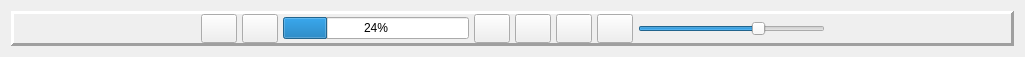
<?xml version="1.0" encoding="UTF-8"?>
<ui version="4.0">
 <class>Form</class>
 <widget class="QWidget" name="Form">
  <property name="geometry">
   <rect>
    <x>0</x>
    <y>0</y>
    <width>1025</width>
    <height>57</height>
   </rect>
  </property>
  <property name="sizePolicy">
   <sizepolicy hsizetype="Preferred" vsizetype="Minimum">
    <horstretch>0</horstretch>
    <verstretch>0</verstretch>
   </sizepolicy>
  </property>
  <property name="maximumSize">
   <size>
    <width>16777215</width>
    <height>57</height>
   </size>
  </property>
  <property name="windowTitle">
   <string>Form</string>
  </property>
  <layout class="QHBoxLayout" name="horizontalLayout">
   <item>
    <widget class="QFrame" name="TopControlFrame">
     <property name="frameShape">
      <enum>QFrame::Panel</enum>
     </property>
     <property name="frameShadow">
      <enum>QFrame::Raised</enum>
     </property>
     <property name="lineWidth">
      <number>3</number>
     </property>
     <layout class="QHBoxLayout" name="horizontalLayout_3" stretch="0,0,0,0,0,0,0,0,0,0">
      <property name="spacing">
       <number>5</number>
      </property>
      <property name="leftMargin">
       <number>0</number>
      </property>
      <property name="topMargin">
       <number>0</number>
      </property>
      <property name="rightMargin">
       <number>0</number>
      </property>
      <property name="bottomMargin">
       <number>0</number>
      </property>
      <item>
       <spacer name="LeftSpacer">
        <property name="orientation">
         <enum>Qt::Horizontal</enum>
        </property>
        <property name="sizeHint" stdset="0">
         <size>
          <width>40</width>
          <height>20</height>
         </size>
        </property>
       </spacer>
      </item>
      <item>
       <widget class="QPushButton" name="AddTrackButton">
        <property name="sizePolicy">
         <sizepolicy hsizetype="Minimum" vsizetype="Minimum">
          <horstretch>1</horstretch>
          <verstretch>0</verstretch>
         </sizepolicy>
        </property>
        <property name="minimumSize">
         <size>
          <width>0</width>
          <height>0</height>
         </size>
        </property>
        <property name="maximumSize">
         <size>
          <width>36</width>
          <height>16777215</height>
         </size>
        </property>
        <property name="styleSheet">
         <string notr="true"/>
        </property>
        <property name="text">
         <string/>
        </property>
        <property name="icon">
         <iconset>
          <normaloff>../../icons/circle-add.svg</normaloff>../../icons/circle-add.svg</iconset>
        </property>
       </widget>
      </item>
      <item>
       <widget class="QPushButton" name="SettingsButton">
        <property name="sizePolicy">
         <sizepolicy hsizetype="Minimum" vsizetype="Minimum">
          <horstretch>0</horstretch>
          <verstretch>0</verstretch>
         </sizepolicy>
        </property>
        <property name="minimumSize">
         <size>
          <width>0</width>
          <height>0</height>
         </size>
        </property>
        <property name="maximumSize">
         <size>
          <width>36</width>
          <height>16777215</height>
         </size>
        </property>
        <property name="styleSheet">
         <string notr="true"/>
        </property>
        <property name="text">
         <string/>
        </property>
        <property name="icon">
         <iconset>
          <normaloff>../../icons/settings.svg</normaloff>../../icons/settings.svg</iconset>
        </property>
       </widget>
      </item>
      <item>
       <widget class="QProgressBar" name="MusicProgressBar">
        <property name="styleSheet">
         <string/>
        </property>
        <property name="value">
         <number>24</number>
        </property>
       </widget>
      </item>
      <item>
       <widget class="QPushButton" name="FbwButton">
        <property name="sizePolicy">
         <sizepolicy hsizetype="Minimum" vsizetype="Minimum">
          <horstretch>1</horstretch>
          <verstretch>0</verstretch>
         </sizepolicy>
        </property>
        <property name="minimumSize">
         <size>
          <width>0</width>
          <height>0</height>
         </size>
        </property>
        <property name="maximumSize">
         <size>
          <width>36</width>
          <height>16777215</height>
         </size>
        </property>
        <property name="styleSheet">
         <string notr="true"/>
        </property>
        <property name="text">
         <string/>
        </property>
        <property name="icon">
         <iconset>
          <normaloff>../../icons/previous.svg</normaloff>../../icons/previous.svg</iconset>
        </property>
       </widget>
      </item>
      <item>
       <widget class="QPushButton" name="PPButton">
        <property name="sizePolicy">
         <sizepolicy hsizetype="Minimum" vsizetype="Minimum">
          <horstretch>1</horstretch>
          <verstretch>0</verstretch>
         </sizepolicy>
        </property>
        <property name="minimumSize">
         <size>
          <width>0</width>
          <height>0</height>
         </size>
        </property>
        <property name="maximumSize">
         <size>
          <width>36</width>
          <height>16777215</height>
         </size>
        </property>
        <property name="styleSheet">
         <string notr="true"/>
        </property>
        <property name="text">
         <string/>
        </property>
        <property name="icon">
         <iconset>
          <normaloff>../../icons/pause.svg</normaloff>../../icons/pause.svg</iconset>
        </property>
       </widget>
      </item>
      <item>
       <widget class="QPushButton" name="StopButton">
        <property name="sizePolicy">
         <sizepolicy hsizetype="Minimum" vsizetype="Minimum">
          <horstretch>1</horstretch>
          <verstretch>0</verstretch>
         </sizepolicy>
        </property>
        <property name="minimumSize">
         <size>
          <width>0</width>
          <height>0</height>
         </size>
        </property>
        <property name="maximumSize">
         <size>
          <width>36</width>
          <height>16777215</height>
         </size>
        </property>
        <property name="styleSheet">
         <string notr="true"/>
        </property>
        <property name="text">
         <string/>
        </property>
        <property name="icon">
         <iconset>
          <normaloff>../../icons/stop.svg</normaloff>../../icons/stop.svg</iconset>
        </property>
        <property name="iconSize">
         <size>
          <width>20</width>
          <height>20</height>
         </size>
        </property>
       </widget>
      </item>
      <item>
       <widget class="QPushButton" name="FfwButton">
        <property name="sizePolicy">
         <sizepolicy hsizetype="Minimum" vsizetype="Minimum">
          <horstretch>1</horstretch>
          <verstretch>0</verstretch>
         </sizepolicy>
        </property>
        <property name="minimumSize">
         <size>
          <width>0</width>
          <height>0</height>
         </size>
        </property>
        <property name="maximumSize">
         <size>
          <width>36</width>
          <height>16777215</height>
         </size>
        </property>
        <property name="styleSheet">
         <string notr="true"/>
        </property>
        <property name="text">
         <string/>
        </property>
        <property name="icon">
         <iconset>
          <normaloff>../../icons/next.svg</normaloff>../../icons/next.svg</iconset>
        </property>
       </widget>
      </item>
      <item>
       <widget class="QSlider" name="GainSlider">
        <property name="sizePolicy">
         <sizepolicy hsizetype="Expanding" vsizetype="Fixed">
          <horstretch>0</horstretch>
          <verstretch>0</verstretch>
         </sizepolicy>
        </property>
        <property name="minimumSize">
         <size>
          <width>100</width>
          <height>0</height>
         </size>
        </property>
        <property name="styleSheet">
         <string notr="true">
</string>
        </property>
        <property name="value">
         <number>65</number>
        </property>
        <property name="sliderPosition">
         <number>65</number>
        </property>
        <property name="orientation">
         <enum>Qt::Horizontal</enum>
        </property>
       </widget>
      </item>
      <item>
       <spacer name="RightSpacer">
        <property name="orientation">
         <enum>Qt::Horizontal</enum>
        </property>
        <property name="sizeHint" stdset="0">
         <size>
          <width>40</width>
          <height>20</height>
         </size>
        </property>
       </spacer>
      </item>
     </layout>
    </widget>
   </item>
  </layout>
 </widget>
 <resources/>
 <connections/>
</ui>
